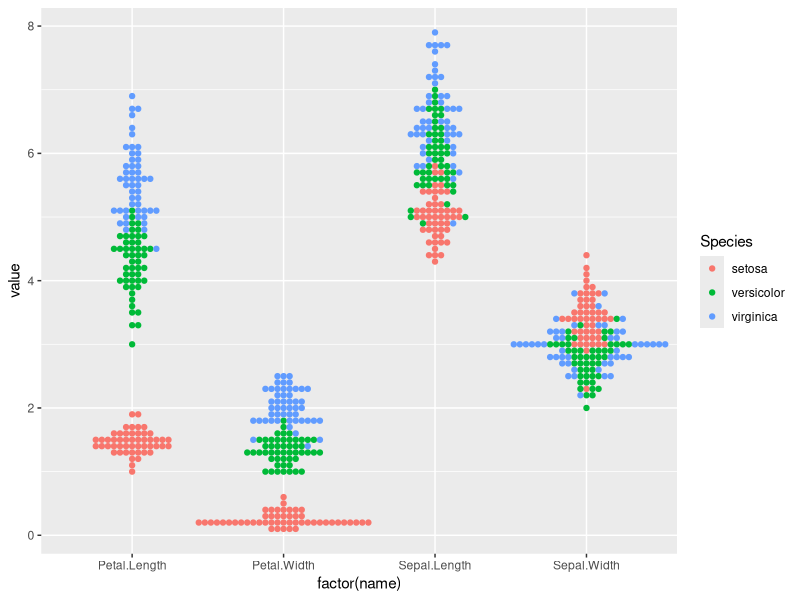

R code for this plot:
## ---- chunk 1
library(ggplot2)
library(tidyr)
library(ggbeeswarm)

ggplot(pivot_longer(iris, cols=1:4),
       aes(x=factor(name), y=value, colour=Species)) +
  geom_beeswarm()
## ---- chunk 2
feature = "Petal.Length"
cutsl = c(0, 2.5, 4.9, 7)

with(iris, table(cut(Petal.Length, cutsl), Species))
## ---- chunk 3
library(MASS)

fit = lm(low ~ lwt, data = birthwt)

summary(fit)

predict(fit, newdata = data.frame(lwt = 150))
## ---- chunk 4
estimated_proportion = predict(
  fit,
  newdata = data.frame(lwt = 150)
)

cat("Estimated proportion:",
    round(estimated_proportion, 4))
